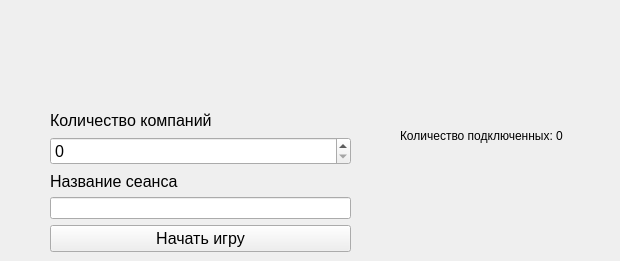
      <widget class="QWidget" name="MenuPage">
       <widget class="QWidget" name="layoutWidget">
        <property name="geometry">
         <rect>
          <x>50</x>
          <y>110</y>
          <width>301</width>
          <height>142</height>
         </rect>
        </property>
        <layout class="QVBoxLayout" name="verticalLayout">
         <item>
          <widget class="QLabel" name="label">
           <property name="font">
            <font>
             <pointsize>12</pointsize>
            </font>
           </property>
           <property name="text">
            <string>Количество компаний</string>
           </property>
          </widget>
         </item>
         <item>
          <widget class="QSpinBox" name="spinBox">
           <property name="font">
            <font>
             <pointsize>12</pointsize>
            </font>
           </property>
          </widget>
         </item>
         <item>
          <widget class="QLabel" name="label_2">
           <property name="font">
            <font>
             <pointsize>12</pointsize>
            </font>
           </property>
           <property name="text">
            <string>Название сеанса</string>
           </property>
          </widget>
         </item>
         <item>
          <widget class="QLineEdit" name="gameName"/>
         </item>
         <item>
          <widget class="QPushButton" name="start">
           <property name="sizePolicy">
            <sizepolicy hsizetype="Minimum" vsizetype="Fixed">
             <horstretch>0</horstretch>
             <verstretch>0</verstretch>
            </sizepolicy>
           </property>
           <property name="font">
            <font>
             <pointsize>12</pointsize>
            </font>
           </property>
           <property name="text">
            <string>Начать игру</string>
           </property>
          </widget>
         </item>
        </layout>
       </widget>
       <widget class="QLabel" name="usersAmount">
        <property name="geometry">
         <rect>
          <x>400</x>
          <y>120</y>
          <width>211</width>
          <height>31</height>
         </rect>
        </property>
        <property name="text">
         <string>Количество подключенных: 0</string>
        </property>
       </widget>
      </widget>
